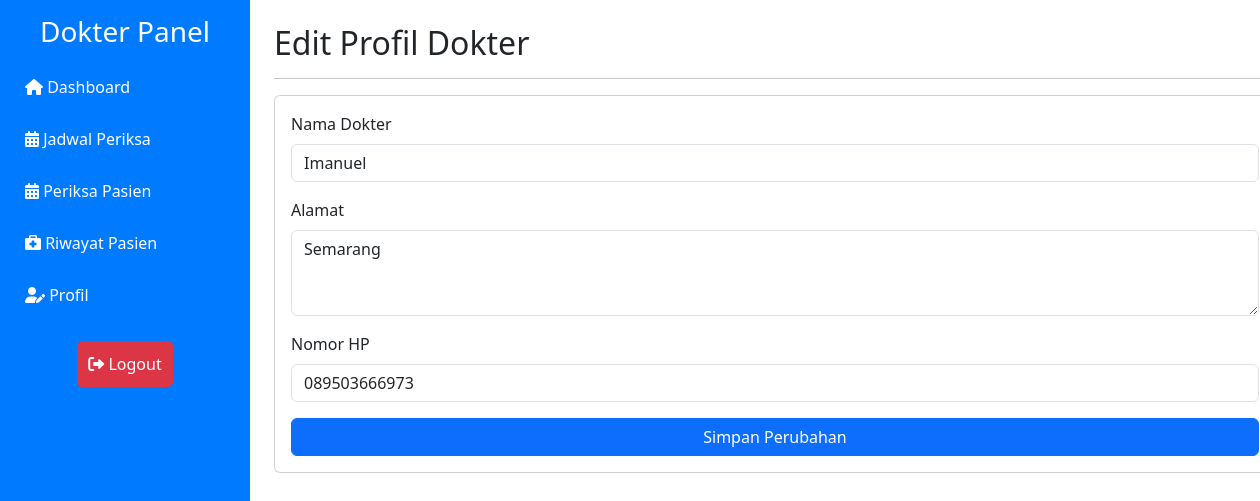
The page /dokter/editdok.php (signed in) on the database its author committed.
### tables this page shows
CREATE TABLE `dokter` (
  `id_dokter` int NOT NULL,
  `nama_dokter` varchar(255) NOT NULL,
  `alamat` varchar(255) DEFAULT NULL,
  `no_hp` varchar(15) NOT NULL,
  `id_poli` int NOT NULL
);

### dokter/editdok.php (the view, shortened to what this page needs)
<?php
include('../includes/db.php');
$id_dokter = $_SESSION['user_id'];
$query = "SELECT * FROM Dokter WHERE id_dokter = $id_dokter";
$result = mysqli_query($conn, $query);
$dokter = mysqli_fetch_assoc($result);
?>
<!DOCTYPE html>
<html lang="en">
<head>
    <link href="https://cdn.jsdelivr.net/npm/bootstrap@5.3.0-alpha3/dist/css/bootstrap.min.css" rel="stylesheet">
    <link rel="stylesheet" href="https://cdnjs.cloudflare.com/ajax/libs/font-awesome/6.0.0-beta3/css/all.min.css">
    <link href="../assets/style.css" rel="stylesheet">
</head>
<body>
    <div class="container-fluid">
        <div class="row">
            <div class="sidebar d-md-block" id="sidebar">
                <h3 class="text-center mb-3">Dokter Panel</h3>
                <a href="dokterdas.php" class="text-white mb-2"><i class="fas fa-home"></i> Dashboard</a>
                <a href="jadwal-periksa.php" class="text-white mb-2"><i class="fas fa-calendar-alt"></i> Jadwal Periksa</a>
                <a href="memeriksa.php" class="text-white mb-2"><i class="fas fa-calendar-alt"></i> Periksa Pasien</a>
                <a href="riwayat-pasien.php" class="text-white mb-2"><i class="fa-solid fa-briefcase-medical" style="color: #ffffff;"></i></i> Riwayat Pasien</a>
                <a href="editdok.php" class="text-white mb-2"><i class="fas fa-user-edit"></i> Profil</a>
                <div class="logout mt-auto">
                    <a href="../logout.php" class="text-white btn btn-danger mt-3 text-center"><i class="fas fa-sign-out-alt"></i> Logout</a>
                </div>
            </div>
            <div class="col-md-9 col-lg-10 content p-4">
                <h2>Edit Profil Dokter</h2>
                <hr>
                <div class="card">
                    <div class="card-body">
                        <form method="POST">
                            <div class="mb-3">
                                <label for="nama_dokter" class="form-label">Nama Dokter</label>
                                <input type="text" name="nama_dokter" id="nama_dokter" class="form-control"
                                    value="<?= htmlspecialchars($dokter['nama_dokter']) ?>" required>
                            </div>
                            <div class="mb-3">
                                <label for="alamat" class="form-label">Alamat</label>
                                <textarea name="alamat" id="alamat" class="form-control" rows="3" required><?= htmlspecialchars($dokter['alamat']) ?></textarea>
                            </div>
                            <div class="mb-3">
                                <label for="no_hp" class="form-label">Nomor HP</label>
                                <input type="text" name="no_hp" id="no_hp" class="form-control"
                                    value="<?= htmlspecialchars($dokter['no_hp']) ?>" required>
                            </div>
                            <button type="submit" class="btn btn-primary w-100">Simpan Perubahan</button>
                        </form>
                    </div>
                </div>
            </div>
        </div>
    </div>
</body>
</html>

### assets/style.css (style rules this page uses)
.sidebar { height: 100vh; background-color: #007bff; color: white; padding: 15px; position: fixed; top: 0; left: 0; width: 250px; z-index: 1000; display: flex; flex-direction: column; }
.sidebar a { color: white; text-decoration: none; margin-bottom: 10px; display: block; padding: 10px; border-radius: 5px; }
.logout { margin-top: auto; text-align: center; }
.logout a { color: white; padding: 10px; background-color: #dc3545; border-radius: 5px; display: inline-block; }
.content { margin-left: 250px; padding: 20px; transition: margin-left 0.3s ease-in-out; }

### rows shown on the page
dokter: nama_dokter "Imanuel", alamat "Semarang", no_hp "089503666973"
